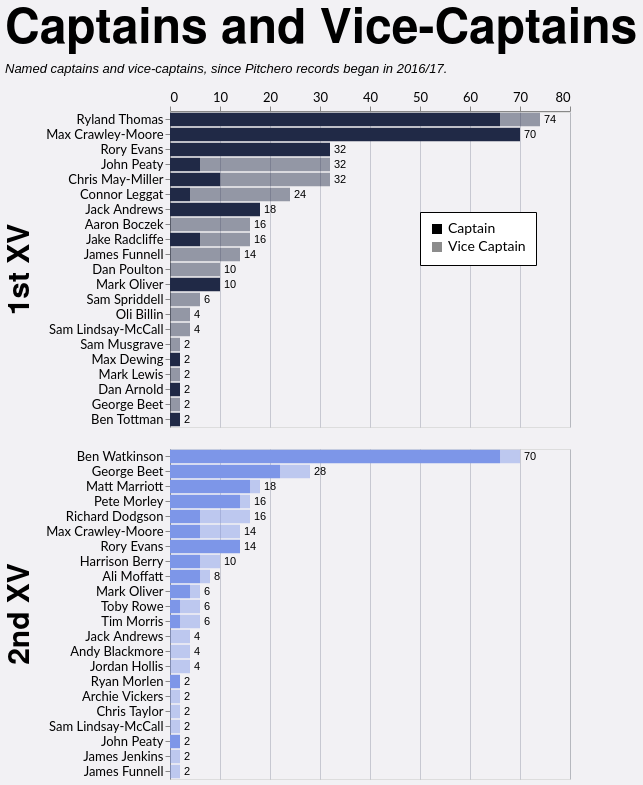

Write a Vega-Lite specification for this figure.
### Vega-Lite specification from a JSON file in a GitHub repository (floating-point values rounded to 4 significant figures; data arrays with more than 128 entries replaced by an {"elided": "..."} marker saying what was removed)
{"config": {"axis": {"labelFont": "Lato, sans-serif", "titleFont": "PT Sans Narrow, Helvetica Neue, Helvetica, Arial, sans-serif", "labelFontSize": 13, "titleFontSize": 24, "gridColor": "#202947", "gridOpacity": 0.2}, "header": {"labelFont": "PT Sans Narrow, Helvetica Neue, Helvetica, Arial, sans-serif", "titleFont": "PT Sans Narrow, Helvetica Neue, Helvetica, Arial, sans-serif", "labelFontSize": 24, "titleFontSize": 28, "labelFontWeight": "bold", "orient": "left"}, "legend": {"labelFont": "Lato, sans-serif", "titleFont": "PT Sans Narrow, Helvetica Neue, Helvetica, Arial, sans-serif", "labelFontSize": 14, "titleFontSize": 16, "titlePadding": 5, "fillColor": "white", "strokeColor": "black", "padding": 10, "titleFontWeight": "lighter", "titleFontStyle": "italic", "titleColor": "gray", "offset": 10}, "title": {"font": "PT Sans Narrow, Helvetica Neue, Helvetica, Arial, sans-serif", "fontSize": 48, "fontWeight": "bold", "anchor": "start", "align": "center", "titlePadding": 20, "subtitlePadding": 10, "subtitleFontSize": 13, "subtitleColor": "", "subtitleFontStyle": "italic", "offset": 15, "color": "black"}, "axisX": {"labelAngle": 0}, "facet": {"title": null, "header": null, "align": {"row": "each", "column": "each"}}, "resolve": {"scale": {"y": "independent", "facet": "independent"}}, "background": "#f2f1f4"}, "data": {"name": "data-1a913e1b6de2e8836feb21e1736cdc87"}, "facet": {"row": {"field": "squad", "header": {"labelExpr": "datum.value + ' XV'", "labelFontSize": 30, "title": null}, "sort": ["1st", "2nd"], "title": null, "type": "nominal"}}, "spec": {"layer": [{"mark": {"type": "bar"}, "encoding": {"color": {"field": "squad", "legend": null, "scale": {"domain": ["1st", "2nd"], "range": ["#202946", "#7d96e8"]}, "sort": ["1st", "2nd"], "type": "nominal"}, "opacity": {"field": "role", "legend": {"legendX": 250, "legendY": 100, "orient": "none", "title": null}, "scale": {"domain": ["Captain", "Vice Captain"], "range": [1.0, 0.45]}, "sort": ["Captain", "Vice Captain"], "type": "nominal"}, "order": {"field": "stack_order", "sort": "ascending", "type": "quantitative"}, "tooltip": [{"field": "player", "title": "Player", "type": "nominal"}, {"field": "squad", "title": "Squad", "type": "nominal"}, {"field": "role", "title": "Role", "type": "nominal"}, {"field": "games_agg", "title": "Games", "type": "quantitative"}], "x": {"axis": {"orient": "top", "title": null}, "field": "x0", "type": "quantitative"}, "x2": {"field": "x2"}, "y": {"field": "player", "sort": {"field": "sort_total", "order": "descending"}, "title": null, "type": "nominal"}}, "transform": [{"aggregate": [{"op": "sum", "field": "games", "as": "games_agg"}, {"op": "max", "field": "sort_total", "as": "sort_total"}], "groupby": ["player", "squad", "role", "stack_order"]}, {"window": [{"op": "sum", "field": "games_agg", "as": "x2"}], "frame": [null, 0], "groupby": ["player", "squad"], "sort": [{"field": "stack_order", "order": "ascending"}]}, {"calculate": "datum.x2 - datum.games_agg", "as": "x0"}]}, {"mark": {"type": "text", "align": "left", "baseline": "middle", "color": "black", "dx": 4, "fontSize": 11}, "encoding": {"text": {"field": "total_games", "format": ".0f", "type": "quantitative"}, "x": {"axis": {"orient": "top", "title": null}, "field": "total_games", "type": "quantitative"}, "y": {"field": "player", "sort": {"field": "sort_total", "order": "descending"}, "title": null, "type": "nominal"}}, "transform": [{"aggregate": [{"op": "sum", "field": "games", "as": "total_games"}, {"op": "max", "field": "sort_total", "as": "sort_total"}], "groupby": ["player", "squad"]}]}], "height": {"step": 15}, "width": 400}, "resolve": {"scale": {"y": "independent"}}, "title": {"text": "Captains and Vice-Captains", "subtitle": "Named captains and vice-captains, since Pitchero records began in 2016/17."}, "$schema": "https://vega.github.io/schema/vega-lite/v5.20.1.json", "datasets": {"data-1a913e1b6de2e8836feb21e1736cdc87": {"elided": "199 records"}}}
